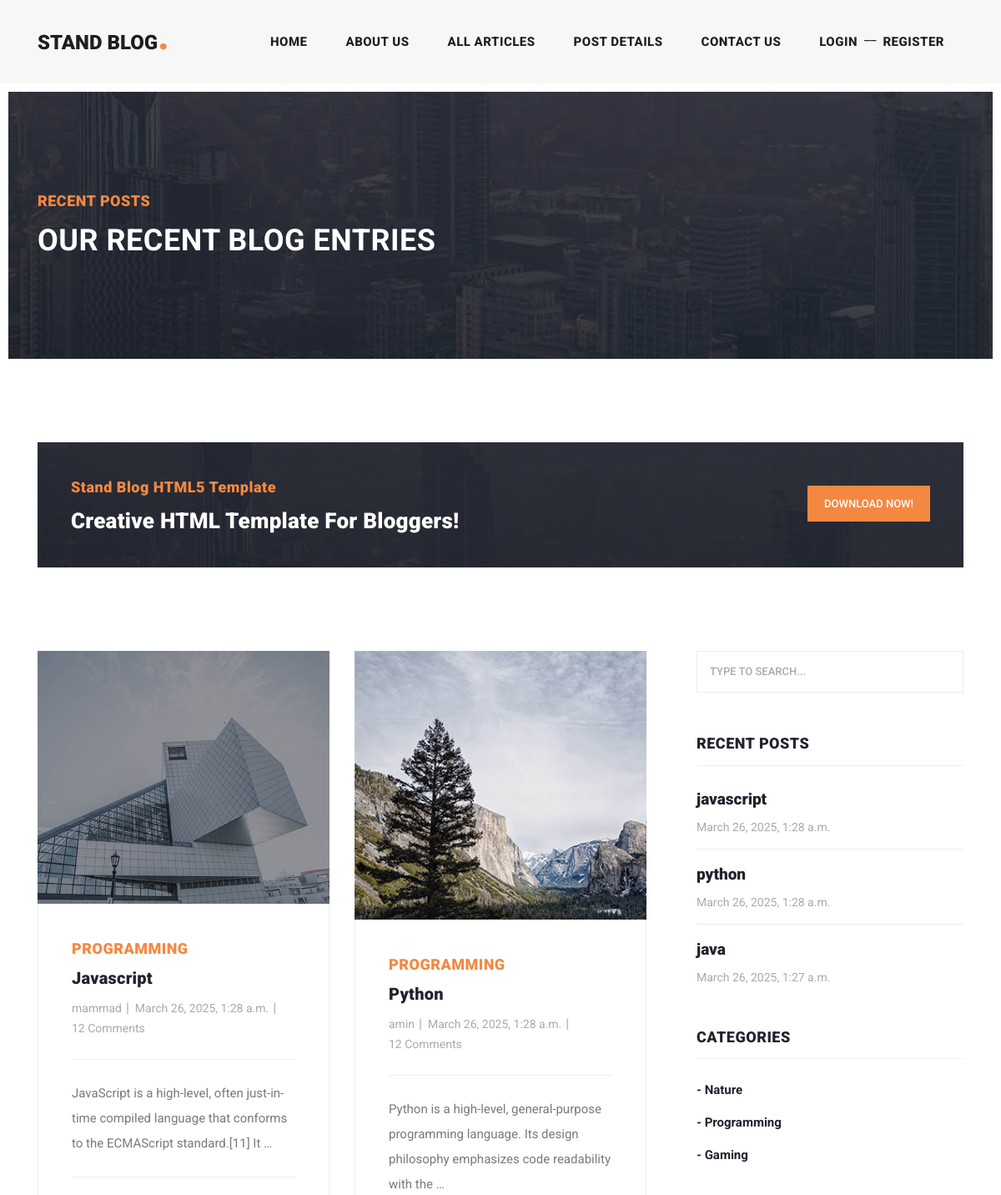
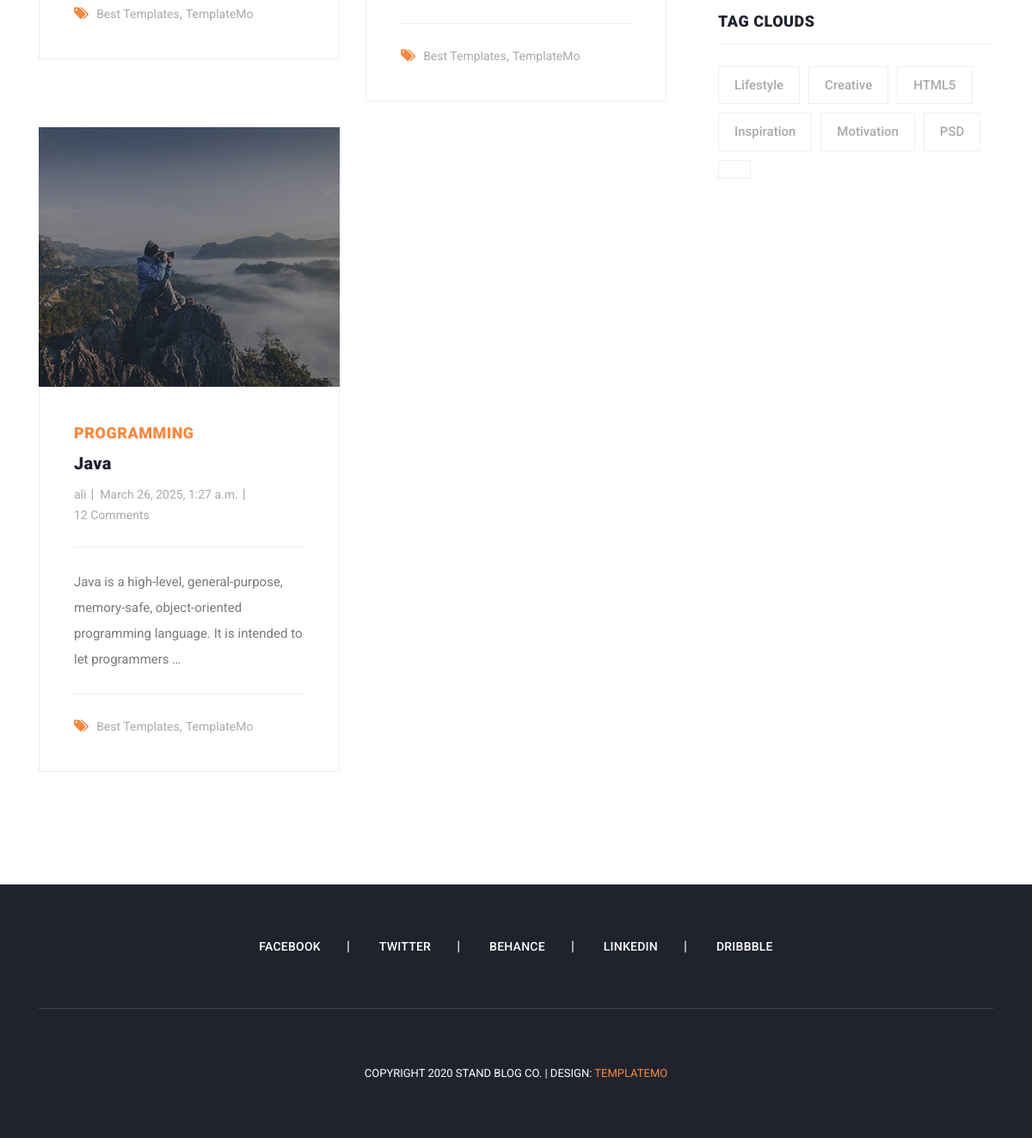
Page /articles/category/2 on the earlier database version (2 pictures, top to bottom).
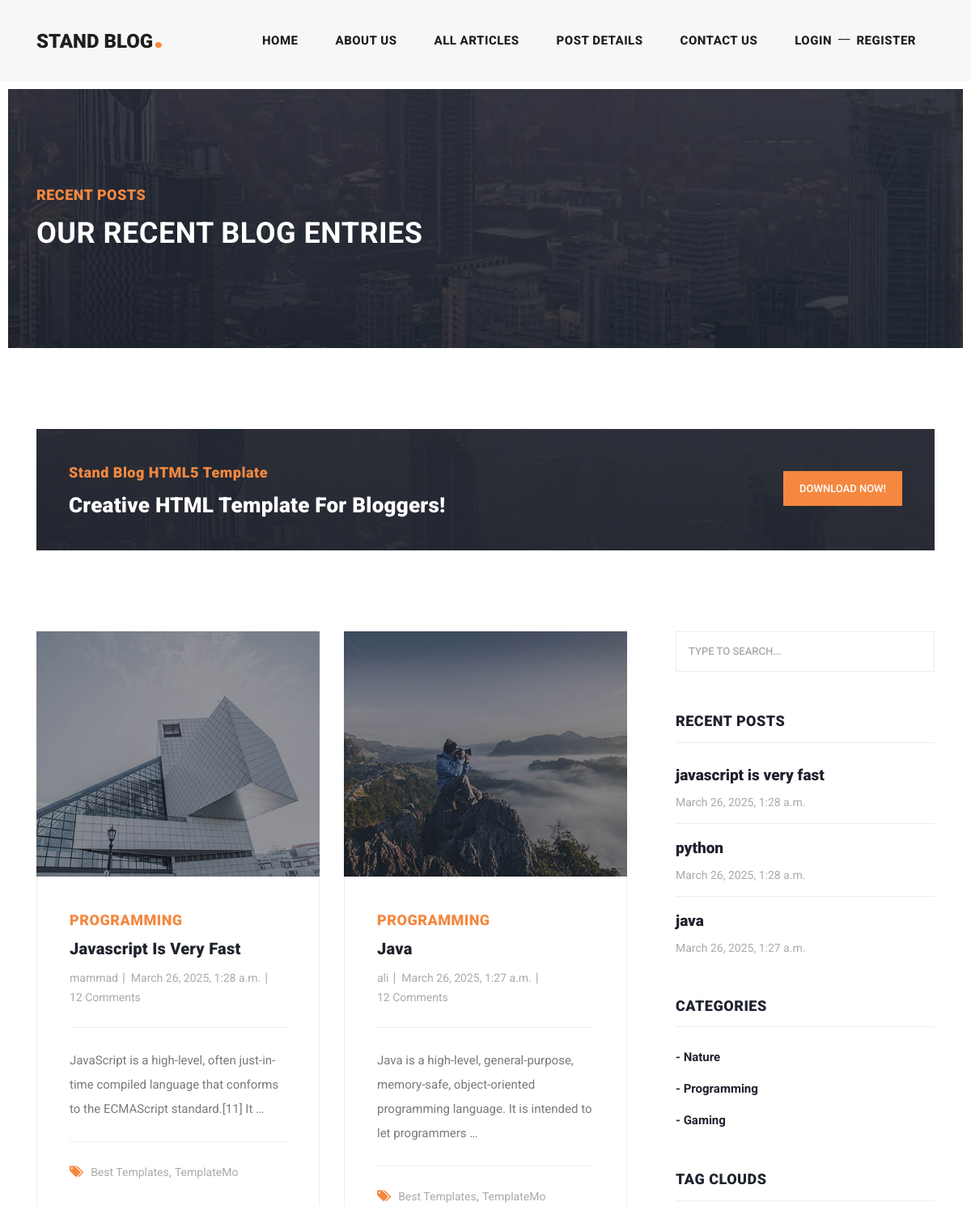
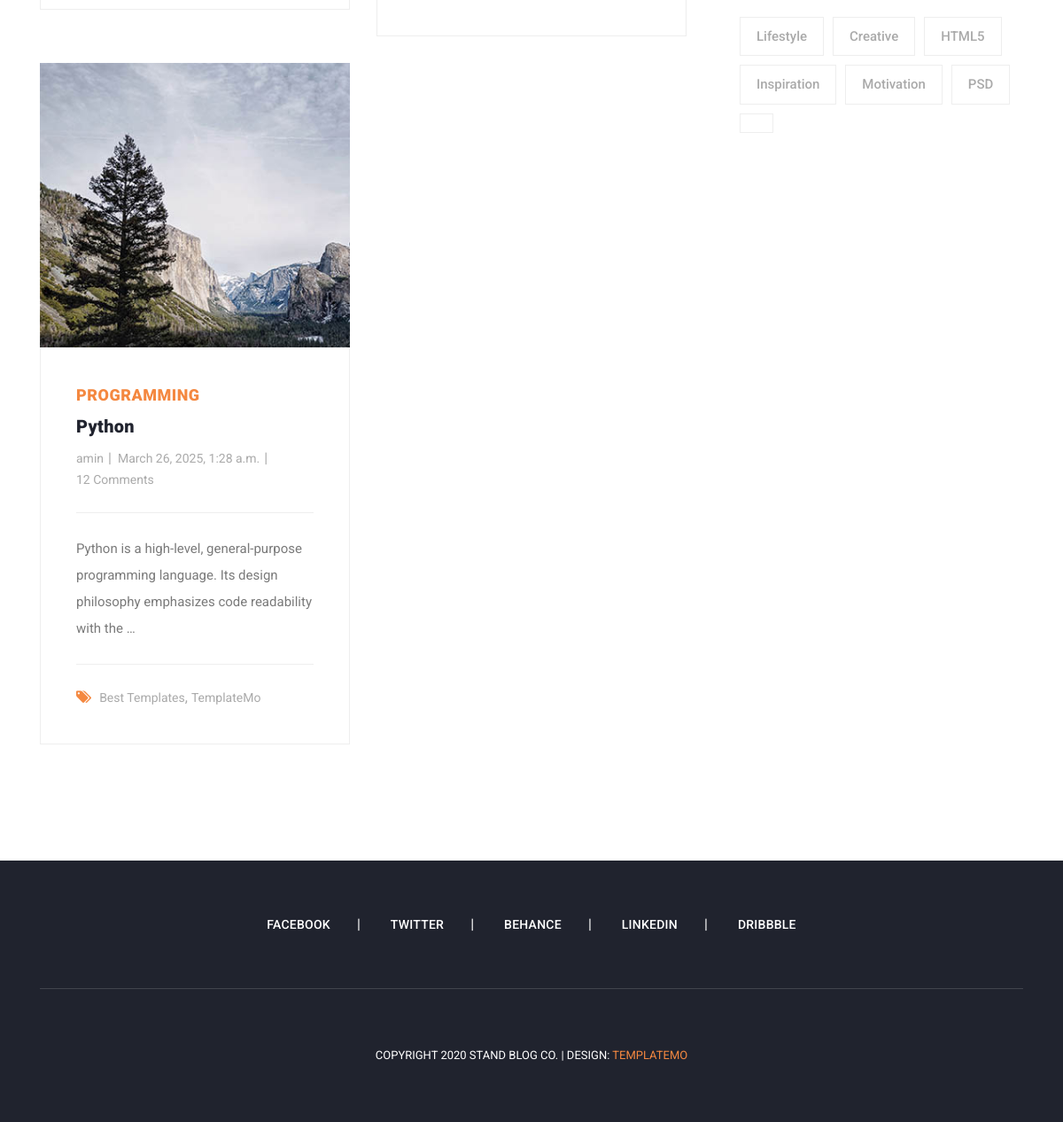
Same page on the later database version (2 pictures, top to bottom).
### blog/models.py (models this page shows, shortened)
class Article(models.Model):
    author = models.ForeignKey(User , on_delete=models.SET_NULL, null=True , blank=True , related_name='articles')
    title = models.CharField(max_length=80)
    category = models.ManyToManyField(Category , related_name="articles")
    body = models.TextField()
    image = models.ImageField(upload_to='images/articles')
    created = models.DateTimeField(auto_now_add=True)
    updated = models.DateTimeField(auto_now=True)
    is_published = models.BooleanField(default=True)
    slug = models.SlugField(blank=True , unique=True)
    objects = models.Manager()
    class Meta:
        ordering = ('-updated','-created')
    def get_absolute_url(self):
        return reverse('blog:article_detail', kwargs={'slug': self.slug})

class Category(models.Model):
    title = models.CharField(max_length=100)
    created = models.DateTimeField(auto_now_add=True)
    def __str__(self):
        return self.title

### blog/views.py (the view)
# urls.py: path('category/<int:pk>', views.category_detail , name='category_detail'),
def category_detail(request , pk=None):
    category = get_object_or_404(Category, id=pk)
    articles = category.articles.all()
    return render(request , "blog/articles_list.html" , {'articles':articles})

### context_processors/context_processors.py (called while the page is built)
def recent_articles(request):
    recent_articles = Article.objects.order_by('-created')
    categories = Category.objects.all()
    return {'recent_articles': recent_articles , "categories": categories}

### blog/templates/blog/articles_list.html (shortened to what this page needs)
{% extends 'base.html' %}
{% load static %}
{% block content %}
    <div class="heading-page header-text">
      <section class="page-heading">
        <div class="container">
          <div class="row">
            <div class="col-lg-12">
              <div class="text-content">
                <h4>Recent Posts</h4>
                <h2>Our Recent Blog Entries</h2>
              </div>
            </div>
          </div>
        </div>
      </section>
    </div>
    <section class="call-to-action">
      <div class="container">
        <div class="row">
          <div class="col-lg-12">
            <div class="main-content">
              <div class="row">
                <div class="col-lg-8">
                  <span>Stand Blog HTML5 Template</span>
                  <h4>Creative HTML Template For Bloggers!</h4>
                </div>
                <div class="col-lg-4">
                  <div class="main-button">
                    <a href="https://templatemo.com/tm-551-stand-blog" target="_parent">Download Now!</a>
                  </div>
                </div>
              </div>
            </div>
          </div>
        </div>
      </div>
    </section>
    <section class="blog-posts grid-system">
      <div class="container">
        <div class="row">
          <div class="col-lg-8">
            <div class="all-blog-posts">
              <div class="row">
                  {% for article in articles %}
                      <div class="col-lg-6">
                  <div class="blog-post">
                    <div class="blog-thumb">
                      <img src="{{ article.image.url }}" alt="">
                    </div>
                    <div class="down-content">
                      <span>{{ article.category.all.first }}</span>
                      <a href="{{ article.get_absolute_url }}"><h4>{{ article.title }}</h4></a>
                      <ul class="post-info">
                        <li><a href="#">{{ article.author.username }}</a></li>
                        <li><a href="#">{{ article.created }}</a></li>
                        <li><a href="#">12 Comments</a></li>
                      </ul>
                        <p>{{ article.body|truncatewords:15 }}</p>
                      <div class="post-options">
                        <div class="row">
                          <div class="col-lg-12">
                            <ul class="post-tags">
                              <li><i class="fa fa-tags"></i></li>
                              <li><a href="#">Best Templates</a>,</li>
                              <li><a href="#">TemplateMo</a></li>
                            </ul>
                          </div>
                        </div>
                      </div>
                    </div>
                  </div>
                </div>
                  {% endfor %}
                <div class="col-lg-12">
                </div>
              </div>
            </div>
          </div>
        {% include 'includes/sidebar.html' %}
        </div>
      </div>
    </section>
{% endblock %}

### templates/includes/sidebar.html
{% load static %}
<div class="col-lg-4">
            <div class="sidebar">
              <div class="row">
                <div class="col-lg-12">
                  <div class="sidebar-item search">
                    <form id="search_form" name="gs" method="GET" action="{% url 'blog:search_articles' %}">
                      <input type="text" name="q" class="searchText" placeholder="type to search..." autocomplete="on">
                    </form>
                  </div>
                </div>
                <div class="col-lg-12">
                  <div class="sidebar-item recent-posts">
                    <div class="sidebar-heading">
                      <h2>Recent Posts</h2>
                    </div>
                    <div class="content">
                      <ul>
                        {% for article in recent_articles %}
                            <li><a href="{{ article.get_absolute_url }}">
                              <h5>{{ article.title }}</h5>
                              <span>{{ article.created }}</span>
                        </a></li>
                        {% endfor %}
                      </ul>
                    </div>
                  </div>
                </div>
                <div class="col-lg-12">
                  <div class="sidebar-item categories">
                    <div class="sidebar-heading">
                      <h2>Categories</h2>
                    </div>
                    <div class="content">
                      <ul>
                          {% for category in categories %}
                              <li><a href="{% url 'blog:category_detail' category.id %}">- {{ category.title }}</a></li>
                          {% endfor %}
                      </ul>
                    </div>
                  </div>
                </div>
                <div class="col-lg-12">
                  <div class="sidebar-item tags">
                    <div class="sidebar-heading">
                      <h2>Tag Clouds</h2>
                    </div>
                    <div class="content">
                      <ul>
                        <li><a href="#">Lifestyle</a></li>
                        <li><a href="#">Creative</a></li>
                        <li><a href="#">HTML5</a></li>
                        <li><a href="#">Inspiration</a></li>
                        <li><a href="#">Motivation</a></li>
                        <li><a href="#">PSD</a></li>
                        <li><a href="#">{{ name }}</a></li>
                      </ul>
                    </div>
                  </div>
                </div>
              </div>
            </div>
          </div>

Differences in the rows shown:
changed Article "mammad": title "Javascript" → "Javascript Is Very Fast"; title "javascript" → "javascript is very fast"
changed Article "Java": moves up the list
